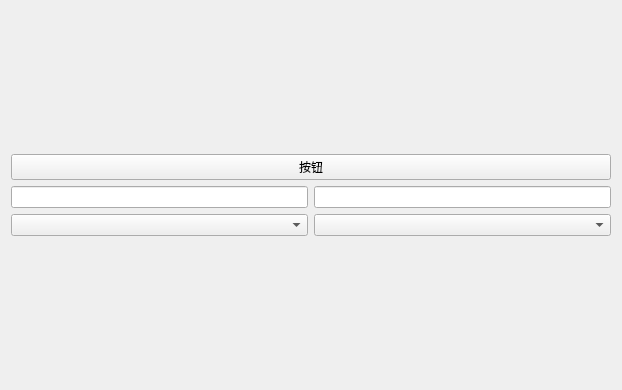
<?xml version="1.0" encoding="UTF-8"?>
<ui version="4.0">
 <class>Widget</class>
 <widget class="QWidget" name="Widget">
  <property name="geometry">
   <rect>
    <x>0</x>
    <y>0</y>
    <width>622</width>
    <height>390</height>
   </rect>
  </property>
  <property name="windowTitle">
   <string>Widget</string>
  </property>
  <layout class="QGridLayout" name="gridLayout">
   <item row="0" column="0">
    <layout class="QVBoxLayout" name="verticalLayout">
     <item>
      <widget class="QPushButton" name="button">
       <property name="text">
        <string>按钮</string>
       </property>
      </widget>
     </item>
     <item>
      <layout class="QHBoxLayout" name="horizontalLayout_2">
       <item>
        <widget class="QLineEdit" name="text_line_1"/>
       </item>
       <item>
        <widget class="QLineEdit" name="text_line_2"/>
       </item>
      </layout>
     </item>
     <item>
      <layout class="QHBoxLayout" name="horizontalLayout_1">
       <item>
        <widget class="QComboBox" name="comboBox"/>
       </item>
       <item>
        <widget class="QComboBox" name="task_name"/>
       </item>
      </layout>
     </item>
    </layout>
   </item>
  </layout>
 </widget>
 <resources/>
 <connections/>
</ui>
